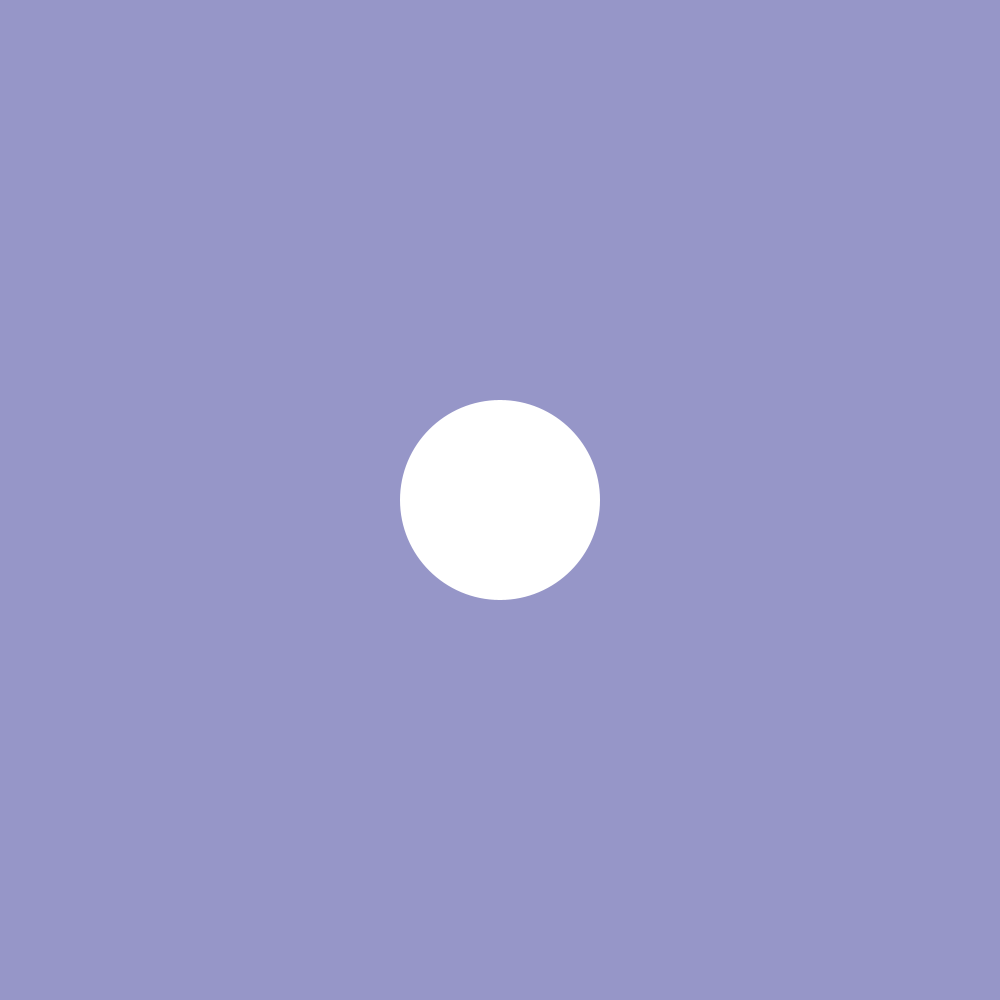
Frame 1 (no input)
Frame 60 (the mouse pressed at the canvas centre just before this capture): identical to frame 1, image omitted
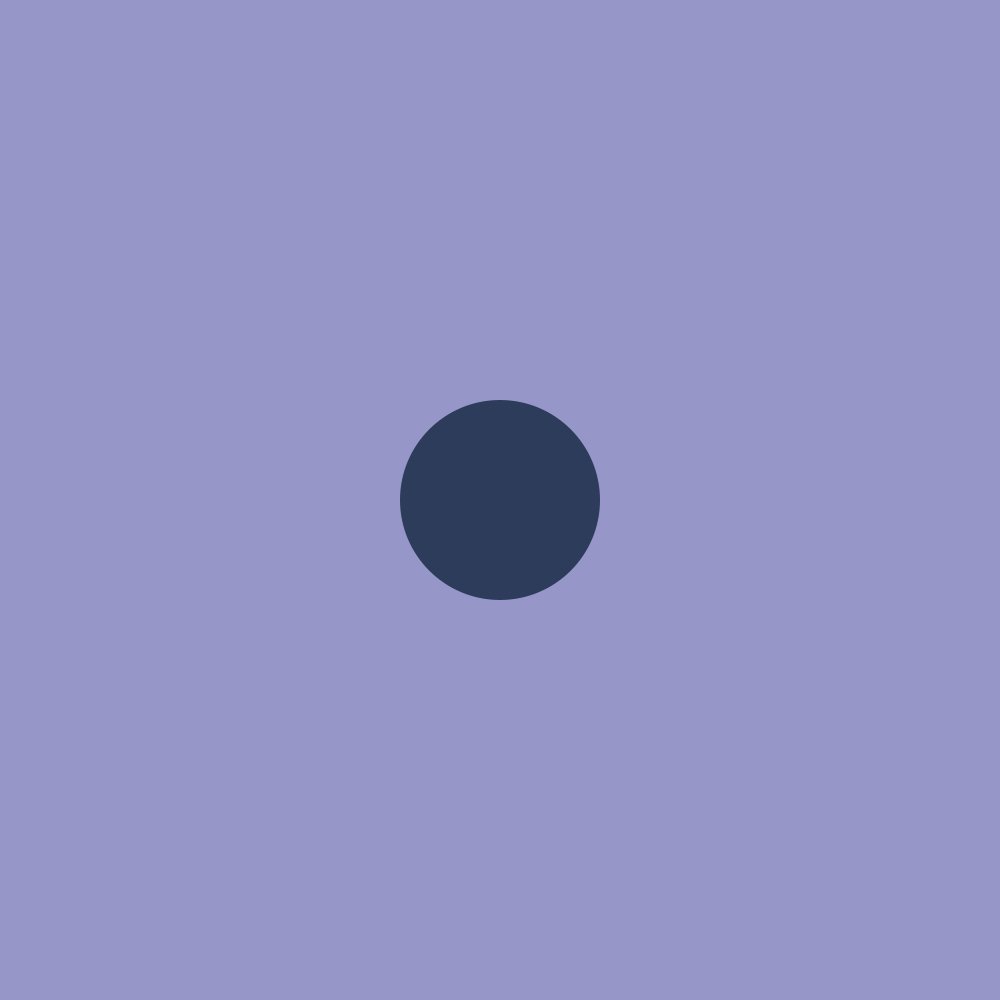
Frame 120 (the mouse held since frame 60 and released just before this capture)

The Processing sketch that drew these frames (run headless with seeded random() and noise(); from frame 60 on, the mouse is pressed at the canvas centre):

// Processing sketch: circulo_interactivo
// ── circulo_interactivo.pde
int diametro = 200;
float radio = diametro / 2 ;
float circunferencia = diametro * TWO_PI;

int centroHorizontal;
int centroVertical;

void setup() {
  size(1000, 1000);
  centroHorizontal = width/2;
  centroVertical = height/2;
}

void draw() {
  background(150, 150, 200);
  noStroke();
  
  float d = dist(mouseX, mouseY, centroHorizontal, centroVertical);
  
  if(d < radio) {
    fill(45, 60, 90);
  } else {
    fill(255);
  }
  
  ellipse(centroHorizontal, centroVertical, diametro, diametro);
}
